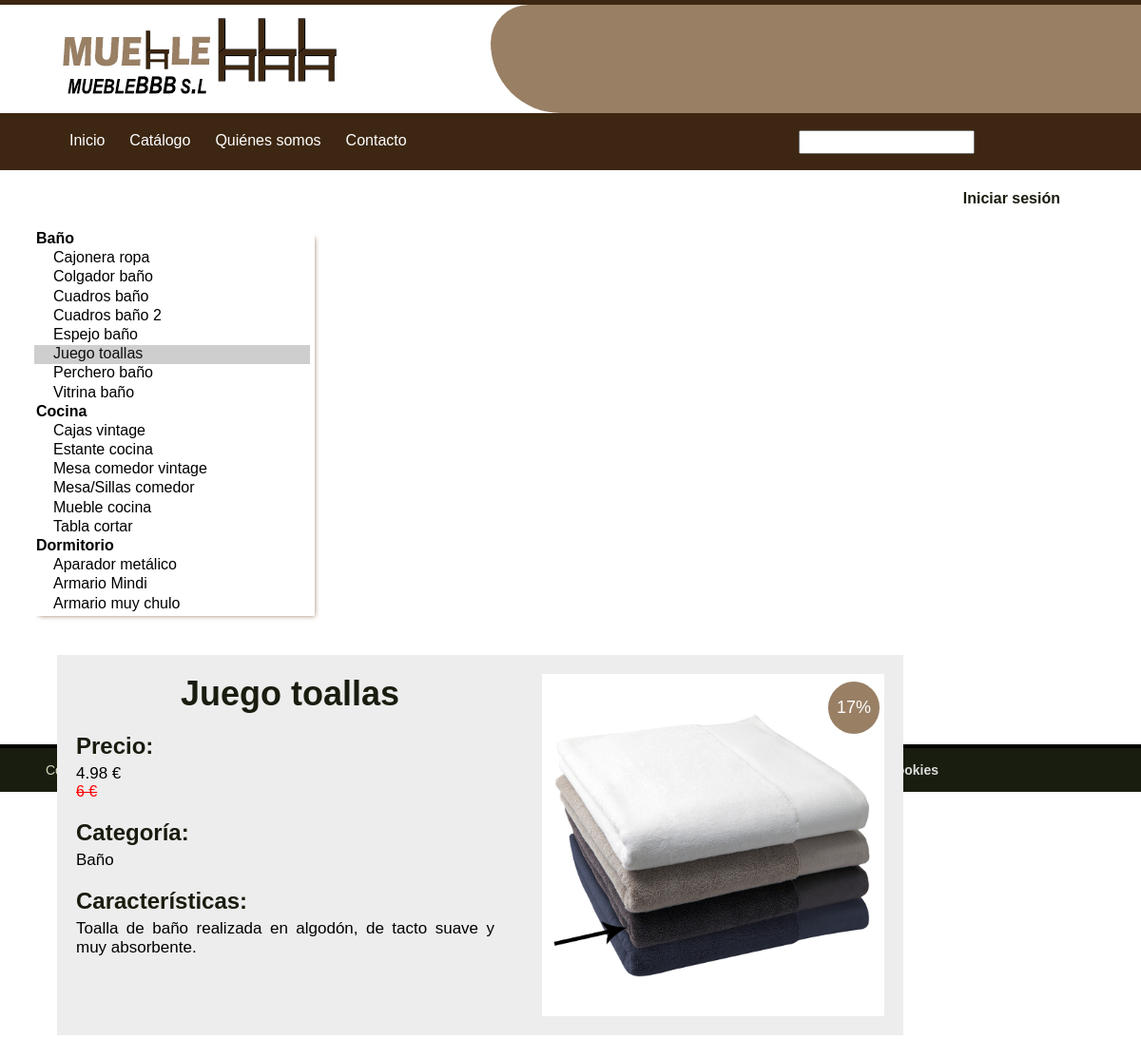
Page /paginas/catalogo.php?id_producto=19 on the committed database.
### tables this page shows
CREATE TABLE IF NOT EXISTS productos (
	id_producto INT,               
    id_categoria INT,
	nombre VARCHAR(20),            
    imagen VARCHAR(100),           
	precio INT,	       
    descuento INT,       
    nuevo BOOL,                    
	caracteristicas VARCHAR(200),  
	CONSTRAINT pk_productos PRIMARY KEY(id_producto),
	CONSTRAINT fk_categorias_en_productos FOREIGN KEY (id_categoria) REFERENCES categorias(id_categoria)
);

### librerias/MySQLDataBase.php (called while the page is built, shortened)
<?php
	class MySQLDataBase {
		private $conexion_mysql;
		public function MySQLDataBase($nombreBBDD="", $host="localhost:3306", $user="root", $password="") {
			$dsn= "mysql:host=$host;dbname=$nombreBBDD";
			try {
				if ($password!="")
					$this->conexion_mysql=new PDO("$dsn", "$user", "$password");
				else
					$this->conexion_mysql=new PDO("$dsn", "$user");
				$this->conexion_mysql->setAttribute(PDO::ATTR_ERRMODE, PDO::ERRMODE_EXCEPTION);
			} catch (PDOException $e) {
				echo $e->getMessage();
			}
		}
		public function ConsultarQ($sentenciaSQL="", $asociativo=false){
			try {
				$datos = $this->conexion_mysql->query("$sentenciaSQL");
				if ($asociativo)
					return $datos->fetchAll(PDO::FETCH_ASSOC);
				else
					return $datos->fetchAll(PDO::FETCH_NUM);
			} catch (PDOException $e) {
				echo $e->getMessage();
			}
		}
		public function Consultar($tabla="", $prop="*", $cond="" , $asociativo=false){
			$sentenciaSQL="SELECT $prop FROM $tabla $cond";
			return $this->ConsultarQ($sentenciaSQL, $asociativo);
		}
	}
?>

### librerias/BBDDMuebleBBB.php (called while the page is built, shortened)
<?php
	require_once 'Producto.php';
	require_once 'CatalogoProductos.php';
	require_once 'MySQLDataBase.php';
	class BBDDMuebleBBB {
		private $catalogo;
		private $BBDD;
		public function BBDDMuebleBBB($BBDD) {
			$this->catalogo = new CatalogoProductos();
			$this->BBDD = $BBDD;
		}
		public function cargarCatalogo() {
			$productos= $this->BBDD->Consultar("productos", "*", "JOIN categorias ON categorias.id_categoria = productos.id_categoria ORDER BY categorias.categoria, productos.nombre", true);
			foreach ($productos as $producto) {
				$codigo=$producto["id_producto"];
				$categoria=$producto["categoria"];
				$id_categoria=$producto["id_categoria"];
				$nombre=$producto["nombre"];
				$imagen=$producto["imagen"];
				$precio=$producto["precio"];
				$descuento=$producto["descuento"];
				$nuevo=$producto["nuevo"];
				$caracteristicas=$producto["caracteristicas"];
				$this->catalogo->Nuevo(new Producto($codigo, $nombre, $id_categoria, $categoria, $precio, $descuento, $nuevo, $caracteristicas, $imagen));
			}
		}
		public function getCatalogo() {
			return $this->catalogo;
		}
	}
?>

### librerias/CatalogoProductos.php (called while the page is built, shortened)
<?php
class CatalogoProductos {
	private $catalogo;
	private $novedad;
	private $oferta;
	private $normal;
	public function CatalogoProductos() {
		$this->catalogo=array();
		$this->normal=array();
		$this->novedad=array();
		$this->oferta=array();
	}
	public function getProductos() {
		return $this->catalogo;
	}
	private function EsProducto($producto) {
		if (property_exists($producto, "codigo") ||
				property_exists($producto, "nombre") ||
				property_exists($producto, "categoria") ||
				property_exists($producto, "precio") ||
				property_exists($producto, "descuento") ||
				property_exists($producto, "nuevo") ||
				property_exists($producto, "caracteristicas") ||
				property_exists($producto, "imagen")) {
			return true;
		}
		else
			return false;
	}
	public function ExisteCod($CodProducto) {
		$existe=false;
		return $existe;
	}
	public function Existe($producto) {
		if ($this->EsProducto($producto)) {
			$id_producto = $producto->__get("codigo");
			return $this->ExisteCod($id_producto);
		}
		else
			return false;
	}
	public function Nuevo($producto) {
		if ($this->EsProducto($producto) && !$this->Existe($producto)) {
			if ($producto->__get("descuento")!="0") {
				array_push($this->oferta, $producto);
			}
			else if ($producto->__get("nuevo")) {
				array_push($this->novedad, $producto);
			}
			else {
				array_push($this->normal, $producto);
			}
			if (!isset($this->catalogo[$producto->__get("categoria")])) {
				$this->catalogo = $this->catalogo + [ $producto->__get("categoria") => [$producto->__get("codigo")=>$producto] ];
			}
			else {
				$this->catalogo[$producto->__get("categoria")] = $this->catalogo[$producto->__get("categoria")] + [$producto->__get("codigo")=>$producto];
			}
			return true;
		}
		else
			return false;
	}
}

### librerias/Producto.php (called while the page is built, shortened)
<?php
class Producto {
	public function __get($propiedad) {
		if (property_exists($this, $propiedad)) {
			return $this->$propiedad;
		}
	}
}
?>

### paginas/catalogo.php (the view, shortened to what this page needs)
<?php
	require_once '../librerias/Html.php';
	require_once '../librerias/MySQLDataBase.php';
	require_once '../librerias/BBDDMuebleBBB.php';
	require_once '../librerias/navegacion_sesion.php';
	require_once '../html/cabecera.php';
	require_once '../html/encabezado.php';
	require_once '../html/nav.php';
	require_once '../html/pie.php';
	require_once '../html/sesion_carrito.php';
	$BBDD = new MySQLDataBase("mueblebbb");
	$MuebleBBB = new BBDDMuebleBBB($BBDD);
	$MuebleBBB->cargarCatalogo();
	$catalogo = $MuebleBBB->getCatalogo();
	$productos = $catalogo->getProductos();
	if (!empty($_GET)) {
		$codigo = $_GET["id_producto"];
	} else	$codigo ="";
	echo cabecera("MUEBLEBBB - Catálogo", "../css/estilos.css", "../js/libreria.js");
	echo encabezadoIndex();
	navegacion_sesion($_POST, $MuebleBBB);
	echo Html::div_("contenedor_catalogo");
		echo Html::select_("id_modificar_producto", "", "seleccionar_producto", "required='required' size='20'");
			foreach ($productos as $categoria=>$id_producto) {
				echo Html::optgroup_("$categoria");
				foreach ($id_producto as $producto) {
					if ($codigo==$producto->__get("codigo")) {
						echo Html::option("{$producto->__get("codigo")}", "{$producto->__get("nombre")}", true);
					}
					else
						echo Html::option("{$producto->__get("codigo")}", "{$producto->__get("nombre")}");
				}
				echo Html::_optgroup();
			}
		echo Html::_select();
		foreach ($productos as $categoria=>$id_producto) {
			foreach ($id_producto as $producto) {
				echo
				Html::div_("contendor_producto_detallado invisible", "id_{$producto->__get("codigo")}").
					Html::seccion(1, "{$producto->__get("nombre")}", "nombre_producto").
					Html::div_("imagen").
						Html::img("{$producto->__get("imagen")}", "alt");
						echo Html::div_("especial");
							if ($producto->__get("descuento")!="0") {
								echo Html::span("{$producto->__get("descuento")}%", "oferta");
							}
							else if ($producto->__get("nuevo")) {
								echo Html::img("../imagenes/nuevo.png", "etiqueta indicando novedad", "etiqueta_nuevo");
							}
						echo Html::_div().
					Html::_div().
					Html::div_("clear").Html::_div().
					Html::div_("detalles").
						Html::seccion(2, "Precio:");
						if ($producto->__get("descuento")!="0") {
							$precio_descuento = $producto->__get("precio") - ( $producto->__get("precio") /100 * $producto->__get("descuento") );
							echo Html::p("$precio_descuento €").Html::span("{$producto->__get("precio")} €", "precio_antes");
						}
						else {
							echo Html::p("{$producto->__get("precio")} €");
						}
						echo
						Html::seccion(2, "Categoría:").
						Html::p("{$producto->__get("categoria")}").
						Html::seccion(2, "Características:").
						Html::p("{$producto->__get("caracteristicas")}", "caracteristicas").
					Html::_div().
				Html::_div();
			}
		}
	echo Html::_div();
	echo pie();
?>

### html/cabecera.php
<?php
	function cabecera($titulo, $rutaCss, $rutaJS){
		$devolver = <<<CAB
			<!DOCTYPE html>
			<html>
				<head>
					<title>$titulo</title>
					<meta charset="ISO-8859-1">
					<link rel="stylesheet" type="text/css" href="$rutaCss" media="screen" />
					<script type="text/javascript" src="$rutaJS"></script>
				</head>
				<body>
CAB;
		return $devolver;
	}
?>

### html/encabezado.php (shortened to what this page needs)
<?php
function encabezadoIndex() {
	$devolver = <<<ENCABEZADO
		<header>
			<div class="left logo">
				<a href="inicio.php"><img alt="logotipo MuebleBBB S.L" src="../imagenes/LogoMuebleBBB.png"></a>
			</div>
			<div class="right cabecera_secundaria">
				<div class="social right">
					<a class="icon facebook" href="#"><span class="fontawesome-facebook-sign"></span></a>
					<a class="icon twitter" href="#"><span class="fontawesome-twitter-sign"></span></a>
				</div>
			</div>
			<div class="clear"></div>
		</header>
ENCABEZADO;
	return $devolver;
}
?>

### librerias/navegacion_sesion.php (shortened to what this page needs)
<?php
function navegacion_sesion($post, $MuebleBBB) {
	$error_usuario =false;
	$error_pass = false;
	$desplegable_invisible = true;
	if (isset($_SESSION["usuario"])) {
		echo navIndex($_SESSION);
		echo sesion_carritoIndex($_SESSION);
	}
	else {
		echo navIndex();
		echo sesion_carritoIndex("",$desplegable_invisible, $error_usuario, $error_pass);
	}
}
?>

### html/nav.php (shortened to what this page needs)
<?php
function navIndex($sesion=""){
	if (isset($sesion["admin"]) && $sesion["admin"]==true)
		$admin="<li><a href='admin.php'>Administración</a></li>";
	else
		$admin="";
	$devolver = <<<NAV
		<nav class="nav">
			<a id="desplegable" href="#"><span class="fontawesome-reorder "></span></a>
			<ul id="menu" class="menu_invisible">
				<li><a href='inicio.php'>Inicio</a></li>
				<li><a href='catalogo.php'>Catálogo</a></li>
				<li><a href='quienes_somos.php'>Quiénes somos</a></li>
				<li><a href='contacto.php'>Contacto</a></li>
				$admin
			</ul>
			<div class="buscador right">
				<form class="" action="resultados_busqueda.php" method="post">
					<input class="texto_busqueda" type="text" id="busca" name="busca" value="" size="15"/>
					<input class="invisible" type="submit" value="enviar">
					<span class="lupa fontawesome-search"></span>
				</form>
			</div>
			<div class="clear"></div>
		</nav>
NAV;
	return $devolver;
}
?>

### html/sesion_carrito.php (shortened to what this page needs)
<?php
function sesion_carritoIndex($sesion="", $invisible=true, $error_usuario=false, $error_password=false) {
	if ($sesion=="") {
		$clase_mostrar = $invisible?"invisible":"";
		$fondo_iniciar = $invisible?"":"fondo_onclick";
		$clase_mostrar_error_usuario = $error_usuario?"":"hidden";
		$clase_mostrar_error_pass = $error_password?"":"hidden";
		$devolver = <<<NAV
			<div class="usuario_carrito right">
					<div class="usuario">
						<div class="caja_inicia_sesion">
							<a id="inicia_sesion" class="inicia_sesion $fondo_iniciar" href="#">Iniciar sesión</a>
							<div id="desplegable_inicia_sesion" class="desplegable_inicia_sesion $clase_mostrar">
								<form action="" method="POST">
									<input type="text" name="usuario" id="inicio_usuario" placeholder="Usuario" required="required" />
									<span class="error_usuario $clase_mostrar_error_usuario">* Nombre de usuario incorrecto.</span>
									<input type="password" name="password" id="inicio_password" placeholder="Contraseña" required="required" />
									<span class="error_password $clase_mostrar_error_pass">* Contraseña incorrecta.</span>
									<input type="submit" value="Aceptar" id="comprobar_inicio_sesion" />
								</form>
							</div>
						</div>
					</div>
			</div>
			<div class="clear"></div>
			<div id="cuerpo">
NAV;
	}
	return $devolver;
}
?>

### librerias/Html.php (shortened to what this page needs)
<?php
	class Html {
		private static function atributosComunes($class="", $id="",$otros_atributos="") {
			$atributos = "";
			if ($class!="")	$atributos.="class='{$class}' ";
			if ($id!="") $atributos.="id='{$id}' ";
			if ($otros_atributos!="") $atributos.=$otros_atributos;
			return $atributos;
		}
		public static function p($contenido="", $class="", $id="",$otros_atributos="") {
			$atributos = Html::atributosComunes($class, $id, $otros_atributos);
			if ($atributos!="")
				return "<p {$atributos}>{$contenido}</p>"."\n";
			else
				return "<p>{$contenido}</p>"."\n";
		}
		public static function seccion($seccion=1, $contenido="", $class="", $id="",$otros_atributos="") {
			$atributos = Html::atributosComunes($class, $id, $otros_atributos);
			switch ($seccion) {
				case 1:
					if ($atributos!="")
						return "<h1 {$atributos}>{$contenido}</h1>"."\n";
					else
						return "<h1>{$contenido}</h1>"."\n";
					break;
				case 2:
					if ($atributos!="")
						return "<h2 {$atributos}>{$contenido}</h2>"."\n";
					else
						return "<h2>{$contenido}</h2>"."\n";
					break;
			}
		}
		public static function span($contenido="", $class="", $id="",$otros_atributos="") {
			$atributos = Html::atributosComunes($class, $id, $otros_atributos);
			if ($atributos!="")
				return "<span {$atributos}>{$contenido}</span>";
			else
				return "<span>{$contenido}</span>";
		}
		public static function div_($class="", $id="",$otros_atributos="") {
			$atributos = Html::atributosComunes($class, $id, $otros_atributos);
			if ($atributos!="")
				return "<div $atributos>"."\n";
			else
				return "<div>"."\n";
		}
		public static function _div() {
			return "</div>"."\n";
		}
		public static function img($src="#", $alt="", $class="", $id="",$otros_atributos="") {
			$atributos = Html::atributosComunes($class, $id, $otros_atributos);
			if ($src!="") $atributos.="src ='$src' ";
			if ($alt!="") $atributos.="alt ='$alt' ";
			if ($atributos!="")
				return "<img $atributos/>"."\n";
			else
				return "<img/>"."\n";
		}
		public static function select_($name="", $class="", $id="", $otros_atributos="") {
			$atributos = Html::atributosComunes($class, $id, $otros_atributos);
			if ($name!="") $atributos.= "name='$name' ";
			return "<select $atributos>"."\n";
		}
		public static function _select() {
			return "</select>"."\n";
		}
		public static function optgroup_($label="", $class="", $id="", $otros_atributos=""){
			$atributos = Html::atributosComunes($class, $id, $otros_atributos);
			if ($label!="") $atributos.= "label='$label' ";
			return "<optgroup $atributos>"."\n";
		}
		public static function _optgroup() {
			return "</optgroup>"."\n";
		}
		public static function option($valor="", $texto="", $selected=false, $class="", $id="", $otros_atributos=""){
			$atributos = Html::atributosComunes($class, $id, $otros_atributos);
			if ($selected)
				return "<option selected value='$valor' $atributos>$texto</option>\n";
			else
				return "<option value='$valor' $atributos>$texto</option>\n";
		}
	}
?>

### html/pie.php
<?php
function pie(){
	$devolver = <<<PIE
	</div>
	<div class="clear"></div>
	<footer>
		<p class="left elementos_pie">Copyright © MuebleBBB S.L. Desarrollado por <a href="http://codepen.io/jlalovi/" target="_blank">jlalovi</a></p>
		<p class="right elementos_pie"><a href="mapa_sitio.php">Mapa del sitio</a></p>
		<p class="right elementos_pie"><a href="aviso_legal.php">Aviso legal</a>, <a href="politica_privacidad.php">Política de privacidad</a> y de <a href="cookies.php">Cookies</a></p>
	</footer>
PIE;
	return $devolver;
}
?>

### rows in the picture
productos: contenido "Juego toallas", contenido "17% 6 €", contenido "Precio: Categoría: Características:", contenido "4.98 € Baño", contenido "Toalla de baño realizada en algodón, de tacto suave y muy absorbente."

### other values in the picture
form field id_modificar_producto "Cajonera ropa / Colgador baño / Cuadros baño / Cuadros baño 2 / Espejo baño / Juego toallas ☑ / Perchero baño / Vitrina baño / Cajas vintage / Estante cocina / Mesa comedor vintage / Mesa/Sillas comedor / Mueble cocina / Tabla cortar / Aparador metálico / Armario Mindi / Armario muy chulo"
